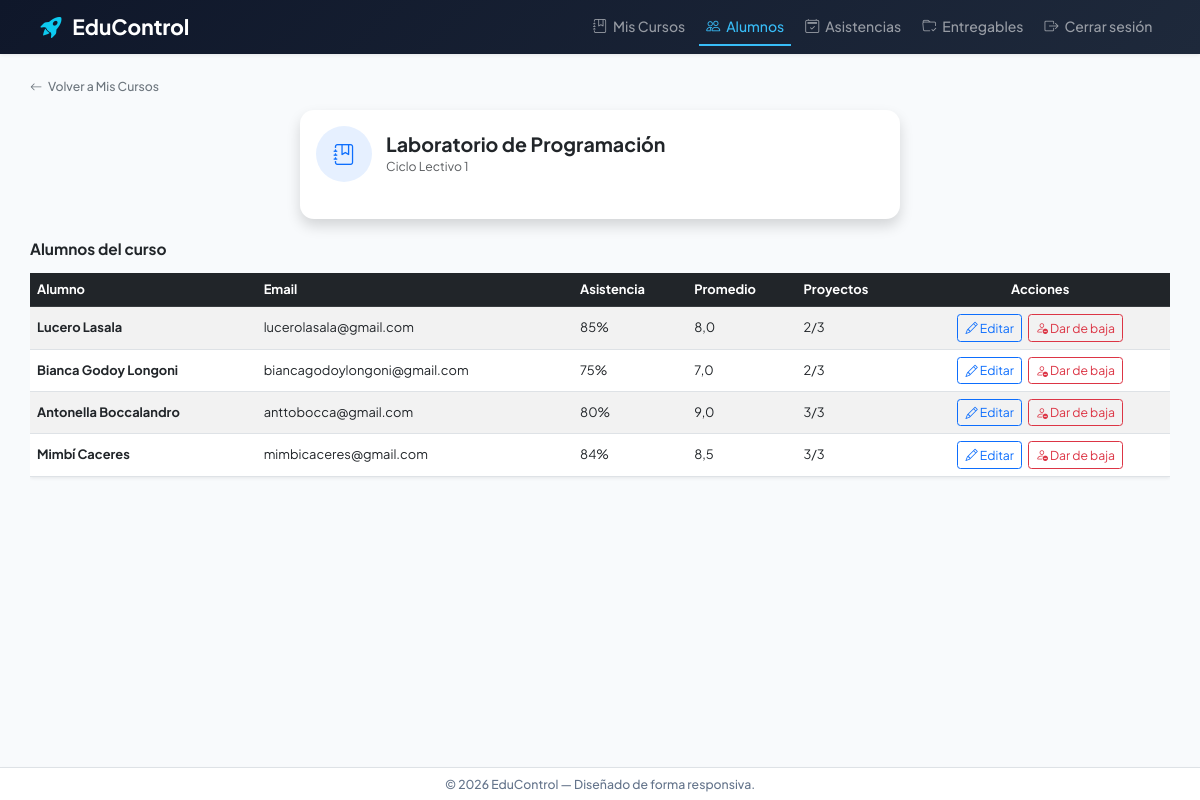
The page /mis-cursos/2/ (signed in) on the database as committed earlier.
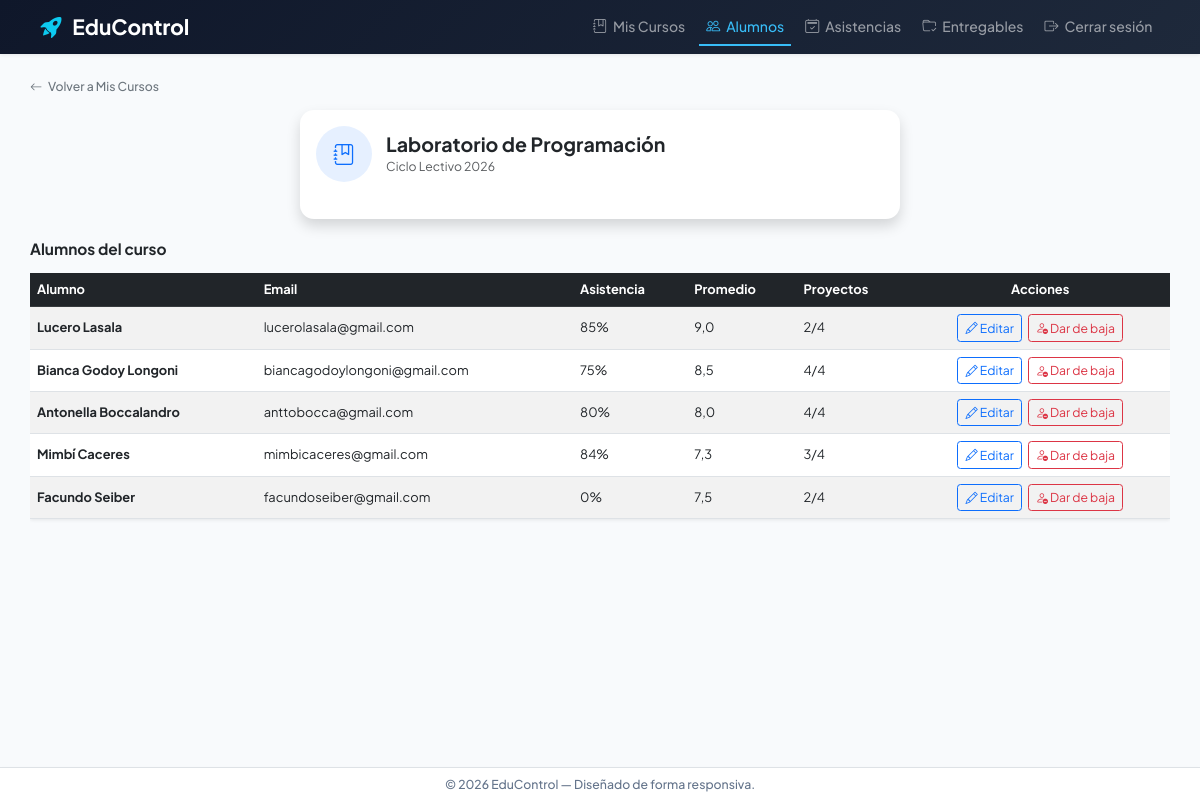
The same page on the database as committed later.
### myApp/models.py (models this page shows, shortened)
class Curso(models.Model):
    nombre = models.CharField(max_length=100)
    camada = models.IntegerField()
    profesores = models.ManyToManyField(
        Profesor,
        related_name='cursos',
        blank=True,
    )

class Inscripcion(models.Model):
    estudiante = models.ForeignKey(
        Estudiante,
        on_delete=models.CASCADE,
        related_name='inscripciones',
    )
    curso = models.ForeignKey(
        Curso,
        on_delete=models.CASCADE,
        related_name='inscripciones',
    )
    asistencia = models.IntegerField(
        default=0,
        validators=[MinValueValidator(0), MaxValueValidator(100)]
    )
    promedio = models.FloatField(
        default=0.0,
        validators=[MinValueValidator(0.0), MaxValueValidator(10.0)]
    )
    proyectos_hechos = models.IntegerField(default=0)
    proyectos_totales = models.IntegerField(default=0)
    observaciones = models.TextField(blank=True, default='')
    class Meta:
        unique_together = ('estudiante', 'curso')

class Estudiante(models.Model):
    nombre = models.CharField(max_length=100)
    apellido = models.CharField(max_length=100)
    email = models.EmailField()
    asistencia = models.IntegerField(
        validators=[MinValueValidator(0), MaxValueValidator(100)]
    )
    promedio = models.FloatField(
        validators=[MinValueValidator(0.0), MaxValueValidator(10.0)]
    )
    proyectos_hechos = models.IntegerField(default=0)
    proyectos_totales = models.IntegerField(default=15)

### myApp/views.py (the view)
# urls.py: path('mis-cursos/<int:id>/', curso_detail, name='curso_detail'),
@login_required
@profesor_required
def curso_detail(request, id):
    curso = get_object_or_404(Curso, id=id, profesores__user=request.user)
    inscripciones = Inscripcion.objects.filter(curso=curso).select_related('estudiante')
    return render(request, 'myApp/curso_detail.html', {
        'curso': curso,
        'inscripciones': inscripciones,
    })

### myApp/context_processors.py (called while the page is built)
def roles(request):
    return {
        'es_admin': es_administrador(request.user),
        'es_profesor': es_profesor(request.user),
    }

### myApp/templates/myApp/curso_detail.html (shortened to what this page needs)
{% extends 'myApp/base.html' %}
{% block contenido %}
<div class="mb-3">
    <a href="{% url 'myapp:mis_cursos' %}" class="text-decoration-none text-secondary small fw-medium">
        <i class="bi bi-arrow-left me-1"></i> Volver a Mis Cursos
    </a>
</div>
<div class="card shadow border-0 rounded-4 mx-auto" style="max-width:600px;">
    <div class="card-body p-4">
        <div class="d-flex align-items-center mb-4">
            <div class="d-flex align-items-center justify-content-center bg-primary bg-opacity-10 text-primary rounded-circle me-3" style="width:56px;height:56px;font-size:1.5rem;">
                <i class="bi bi-journal-bookmark"></i>
            </div>
            <div>
                <h2 class="fw-bold text-dark mb-0">{{ curso.nombre }}</h2>
                <p class="text-muted small mb-0">Ciclo Lectivo {{ curso.camada }}</p>
            </div>
        </div>
    </div>
</div>
<div class="mt-4">
    <h4 class="fw-bold text-dark mb-3">Alumnos del curso</h4>
    <div class="table-responsive">
        <table class="table table-striped table-hover align-middle shadow-sm">
            <thead class="table-dark">
                <tr>
                    <th scope="col">Alumno</th>
                    <th scope="col">Email</th>
                    <th scope="col">Asistencia</th>
                    <th scope="col">Promedio</th>
                    <th scope="col">Proyectos</th>
                    <th scope="col" class="text-center">Acciones</th>
                </tr>
            </thead>
            <tbody>
                {% for inscripcion in inscripciones %}
                <tr>
                    <td><strong>{{ inscripcion.estudiante.nombre }} {{ inscripcion.estudiante.apellido }}</strong></td>
                    <td>{{ inscripcion.estudiante.email }}</td>
                    <td>{{ inscripcion.asistencia }}%</td>
                    <td>{{ inscripcion.promedio }}</td>
                    <td>{{ inscripcion.proyectos_hechos }}/{{ inscripcion.proyectos_totales }}</td>
                    <td class="text-center">
                        <a href="{% url 'myapp:inscripcionEditar' curso.id inscripcion.estudiante.id %}" class="btn btn-outline-primary btn-sm me-1">
                            <i class="bi bi-pencil"></i> Editar
                        </a>
                        <a href="{% url 'myapp:estudianteCursoEliminar' curso.id inscripcion.estudiante.id %}" class="btn btn-outline-danger btn-sm">
                            <i class="bi bi-person-dash"></i> Dar de baja
                        </a>
                    </td>
                </tr>
                {% empty %}
                <tr>
                    <td colspan="6" class="text-center text-muted py-4">
                        No hay alumnos inscriptos en este curso.
                    </td>
                </tr>
                {% endfor %}
            </tbody>
        </table>
    </div>
</div>
{% endblock %}

Rows that differ between the two databases and show on the page:
changed Curso "Laboratorio de Programación": camada "1" → "2026"
changed Inscripcion "Lucero": promedio "8,0" → "9,0"; proyectos_totales "3" → "4"
changed Inscripcion "Bianca": promedio "7,0" → "8,5"; proyectos_hechos "2" → "4"; proyectos_totales "3" → "4"
changed Inscripcion "Antonella": promedio "9,0" → "8,0"; proyectos_hechos "3" → "4"; proyectos_totales "3" → "4"
changed Inscripcion "Mimbí": promedio "8,5" → "7,3"; proyectos_totales "3" → "4"
added Inscripcion: estudiante.nombre "Facundo", estudiante.apellido "Seiber", estudiante.email "facundoseiber@gmail.com", asistencia "0", promedio "7,5", proyectos_hechos "2", proyectos_totales "4"
